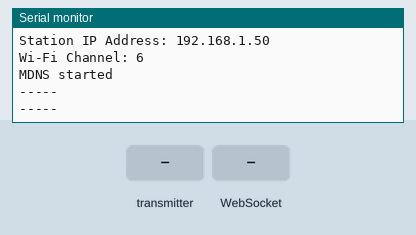
Simulated run of this sketch. Board: ESP32. Shown: the last lines printed to the serial monitor. The inputs (shaded band) are chosen by the test bench. WiFi joins after 1.5 s; servers stay silent unless stated.

Above: at 3.2 s.
3.3 s: the transmitter starts sending msgType = 0
At 3.62 s:
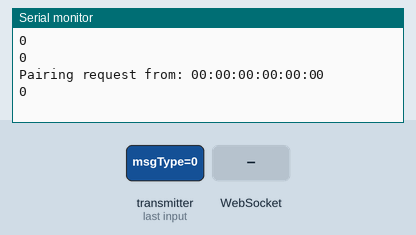
4.8 s: the transmitter starts sending id = 64
At 5.12 s:
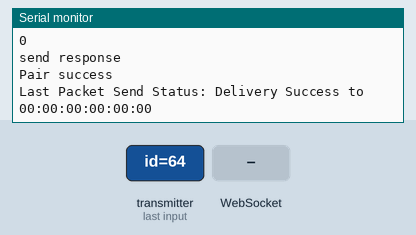
6.3 s: WebSocket text "1" received
7.8 s: the transmitter starts sending id = 128
Timing chart, 0 to 10.3 s (numbered marks = the images above; inputs shaded):
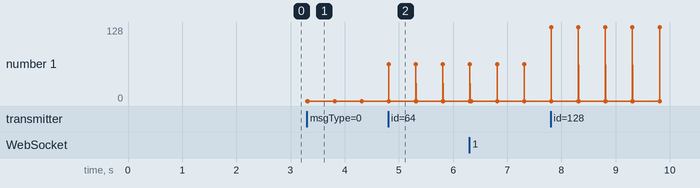

Measured:
- after the input at 3.3 s, the serial monitor: prints a new line at once (image 1)
- after the input at 4.8 s, the serial monitor: prints a new line at once (image 2)

The sketch:

esp32_espnow_webserver.ino
```cpp
// (licence header left out)
/*
  JC Servaye
  Complete project details at https://github.com/Servayejc/esp_now_web_server/
  Added websocket access
  Added auto pairing
  Allow bidirectionnal communication with peers

  ESP32 in WIFI_AP_STA mode respond whith his WiFi.macAddress but it uses WiFi.softAPmacAddress to receive from ESP8266 peer.
  Example :
      1.- The peer send a message to the server with address ff:ff:ff:ff:ff:ff

      2.- The server receive the message and the address of the peer.
      3.- The server add the address of the peer to his peer list.
      4.- The server reply to the peer whith the received address.

      5.- The peer receive the message and the WiFi.macAddress of the server.
      6.- The peer add the received address of the server to his peer list.
      7.- The peer try to send a message to the server address but it fail to transmit !!!

      8.- The peer add the WiFi.softAPmacAddress of the server to his peer list.
      9.- The peer send a message to the server WiFi.softAPmacAddress...
      10.- The server receive the message from the peer!

  Don't trust the macAddress in the OnDataRecv(...) callback if the message is received
  from an ESP in WIFI_AP_STA mode.

  WiFi.softAPmacAddress is created from WiFi.macAddress by adding 1 to the last byte:
  https://docs.espressif.com/projects/esp-idf/en/v3.1.7/api-reference/system/base_mac_address.html

*/

#include <esp_now.h>
#include <WiFi.h>
#include "ESPAsyncWebServer.h"
#include "AsyncTCP.h"
#include <ArduinoJson.h>
#include <ESPmDNS.h>

int send = 0;
int led = 0;

uint8_t broadcastAddress[] =  {0xFF,0xFF,0xFF,0xFF,0xFF,0xFF};

// Replace with your network credentials (STATION)
const char* ssid = "-MobHot-";
const char* password = "pisanggoreng";

esp_now_peer_info_t slave;
int chan = 11;  //

enum MessageType {PAIRING, DATA,};
MessageType messageType;

// Structure example to receive data
// Must match the sender structure
typedef struct struct_message {
  uint8_t msgType;
  uint8_t id;
  float temp;
  float hum;
  unsigned int readingId;
} struct_message;

typedef struct struct_pairing {       // new structure for pairing
    uint8_t msgType;
    uint8_t id;
    uint8_t macAddr[6];
    uint8_t channel;
} struct_pairing;

struct_message incomingReadings;
struct_message outgoingSetpoints;
struct_pairing pairingData;

AsyncWebServer server(80);
AsyncEventSource events("/events");
AsyncWebSocket ws("/ws");

const char index_html[] PROGMEM = R"rawliteral(
<!DOCTYPE HTML><html>
<head>
  <title>ESP-NOW DASHBOARD</title>
  <meta name="viewport" content="width=device-width, initial-scale=1">
  <link rel="stylesheet" href="https://use.fontawesome.com/releases/v5.7.2/css/all.css" integrity="sha384-fnmOCqbTlWIlj8LyTjo7mOUStjsKC4pOpQbqyi7RrhN7udi9RwhKkMHpvLbHG9Sr" crossorigin="anonymous">
  <link rel="icon" href="data:,">
  <style>
    html {font-family: Arial; display: inline-block; text-align: center;}
    p {  font-size: 1.2rem;}
    body {  margin: 0;}
    .topnav { overflow: hidden; background-color: #2f4468; color: white; font-size: 1.7rem; }
    .content { padding: 20px; }
    .card { background-color: white; box-shadow: 2px 2px 12px 1px rgba(140,140,140,.5); }
    .cards { max-width: 700px; margin: 0 auto; display: grid; grid-gap: 2rem; grid-template-columns: repeat(auto-fit, minmax(300px, 1fr)); }
    .reading { font-size: 2.8rem; }
    .packet { color: #bebebe; }
    .card.temperature { color: #fd7e14; }
    .card.humidity { color: #1b78e2; }
  </style>
</head>
<body>
  <div class="topnav">
    <h3>ESP-NOW DASHBOARD</h3>
  </div>
  <div class="content">
    <div class="cards">
      <div class="card temperature">
        <h4><i class="fas fa-thermometer-half"></i> BOARD #1 - TEMPERATURE</h4><p><span class="reading"><span id="t1"></span> &deg;C</span></p><p class="packet">Reading ID: <span id="rt1"></span></p>
      </div>
      <div class="card humidity">
        <h4><i class="fas fa-tint"></i> BOARD #1 - HUMIDITY</h4><p><span class="reading"><span id="h1"></span> &percnt;</span></p><p class="packet">Reading ID: <span id="rh1"></span></p>
      </div>
      <div class="card temperature">
        <h4><i class="fas fa-thermometer-half"></i> BOARD #2 - TEMPERATURE</h4><p><span class="reading"><span id="t2"></span> &deg;C</span></p><p class="packet">Reading ID: <span id="rt2"></span></p>
      </div>
      <div class="card humidity">
        <h4><i class="fas fa-tint"></i> BOARD #2 - HUMIDITY</h4><p><span class="reading"><span id="h2"></span> &percnt;</span></p><p class="packet">Reading ID: <span id="rh2"></span></p>
      </div>
    </div>
  </div>
<script>
if (!!window.EventSource) {
 var source = new EventSource('/events');

 source.addEventListener('open', function(e) {
  console.log("Events Connected");
 }, false);
 source.addEventListener('error', function(e) {
  if (e.target.readyState != EventSource.OPEN) {
    console.log("Events Disconnected");
  }
 }, false);

 source.addEventListener('message', function(e) {
  console.log("message", e.data);
 }, false);

 source.addEventListener('new_readings', function(e) {
  console.log("new_readings", e.data);
  var obj = JSON.parse(e.data);
  document.getElementById("t"+obj.id).innerHTML = obj.temperature.toFixed(2);
  document.getElementById("h"+obj.id).innerHTML = obj.humidity.toFixed(2);
  document.getElementById("rt"+obj.id).innerHTML = obj.readingId;
  document.getElementById("rh"+obj.id).innerHTML = obj.readingId;
 }, false);
}
</script>
</body>
</html>)rawliteral";

// web socket received setpoints, copy values to a structure
void handleWebSocketMessage(void *arg, uint8_t *data, size_t len, int clientID) {
    AwsFrameInfo *info = (AwsFrameInfo*)arg;
    if (info->final && info->index == 0 && info->len == len && info->opcode == WS_TEXT) {
      data[len] = 0;
      //  parseJson(data, clientID);
      StaticJsonDocument<2000> root;
      auto error  = deserializeJson(root, data);
      outgoingSetpoints.msgType = DATA;
      outgoingSetpoints.id = root["id"];
      outgoingSetpoints.temp = root["temp"];
      outgoingSetpoints.hum = root["hum"];
      outgoingSetpoints.readingId = root["readingId"];

      Serial.println(outgoingSetpoints.id);
      Serial.println(outgoingSetpoints.temp);
      Serial.println(outgoingSetpoints.hum);
      Serial.println(outgoingSetpoints.readingId);
    }
}

void onSocketEvent(AsyncWebSocket *server, AsyncWebSocketClient *client, AwsEventType type,
             void *arg, uint8_t *ws_data, size_t len) {
    Serial.println("event");
  switch (type) {
      case WS_EVT_CONNECT:
        Serial.printf("WebSocket client #%u connected from %s\n", client->id(), client->remoteIP().toString().c_str());
        break;

      case WS_EVT_DISCONNECT:
        Serial.printf("WebSocket client #%u disconnected\n", client->id());
        break;

      case WS_EVT_DATA:
        Serial.printf("[WSc] get text: %s\n", ws_data);
        // transform JSON data received to a structure
        handleWebSocketMessage(arg, ws_data, len, client->id());
        // set a flag to transmit structure
        send = 1;
        break;

      case WS_EVT_PONG:
        break;
      case WS_EVT_ERROR:
        break;
  }
}

void readDataToSend() {
  outgoingSetpoints.msgType = DATA;
  outgoingSetpoints.id = 0;
  outgoingSetpoints.temp = 66;
  outgoingSetpoints.hum = 18;
  outgoingSetpoints.readingId = led++;
}


// ---------------------------- esp_ now -------------------------
void printMAC(const uint8_t * mac_addr){
  char macStr[18];
  snprintf(macStr, sizeof(macStr), "%02x:%02x:%02x:%02x:%02x:%02x",
           mac_addr[0], mac_addr[1], mac_addr[2], mac_addr[3], mac_addr[4], mac_addr[5]);
  Serial.print(macStr);
}

bool addPeer(const uint8_t *peer_addr) {      // add pairing
  memset(&slave, 0, sizeof(slave));
  const esp_now_peer_info_t *peer = &slave;
  memcpy(slave.peer_addr, peer_addr, 6);

  slave.channel = chan; // pick a channel
  slave.encrypt = 0; // no encryption
  // check if the peer exists
  bool exists = esp_now_is_peer_exist(slave.peer_addr);
  if (exists) {
    // Slave already paired.
    Serial.println("Already Paired");
    return true;
  }
  else {
    esp_err_t addStatus = esp_now_add_peer(peer);
    if (addStatus == ESP_OK) {
      // Pair success
      Serial.println("Pair success");
      return true;
    }
    else
    {
      Serial.println("Pair failed");
      return false;
    }
  }
}

// callback when data is sent
void OnDataSent(const uint8_t *mac_addr, esp_now_send_status_t status) {
  Serial.print("Last Packet Send Status: ");
  Serial.print(status == ESP_NOW_SEND_SUCCESS ? "Delivery Success to " : "Delivery Fail to ");
  printMAC(mac_addr);
  Serial.println();
}

void OnDataRecv(const uint8_t * mac_addr, const uint8_t *incomingData, int len) {
  Serial.print(len);
  Serial.print(" bytes of data received from : ");
  printMAC(mac_addr);
  Serial.println();
  StaticJsonDocument<1000> root;
  String payload;
  uint8_t type = incomingData[0];       // first message byte is the type of message
  switch (type) {
  case DATA :                           // the message is data type
    memcpy(&incomingReadings, incomingData, sizeof(incomingReadings));
    // create a JSON document with received data and send it by event to the web page
    root["id"] = incomingReadings.id;
    root["temperature"] = incomingReadings.temp;
    root["humidity"] = incomingReadings.hum;
    root["readingId"] = String(incomingReadings.readingId);
    serializeJson(root, payload);
    Serial.print("event send :");
    serializeJson(root, Serial);
    events.send(payload.c_str(), "new_readings", millis());
    Serial.println();
    break;

  case PAIRING:                            // the message is a pairing request
    memcpy(&pairingData, incomingData, sizeof(pairingData));
    Serial.println(pairingData.msgType);
    Serial.println(pairingData.id);
    Serial.print("Pairing request from: ");
    printMAC(mac_addr);
    Serial.println();
    Serial.println(pairingData.channel);
    if (pairingData.id > 0) {     // do not replay to server itself
      if (pairingData.msgType == PAIRING) {
        pairingData.id = 0;       // 0 is server
        // Server is in AP_STA mode: peers need to send data to server soft AP MAC address
        WiFi.softAPmacAddress(pairingData.macAddr);
        pairingData.channel = chan;
        Serial.println("send response");
        esp_err_t result = esp_now_send(mac_addr, (uint8_t *) &pairingData, sizeof(pairingData));
        addPeer(mac_addr);
      }
    }
    break;
  }
}

void initESP_NOW(){
    // Init ESP-NOW
    if (esp_now_init() != ESP_OK) {
      Serial.println("Error initializing ESP-NOW");
      return;
    }
    esp_now_register_send_cb(OnDataSent);
    esp_now_register_recv_cb(OnDataRecv);
}

void setup() {
  // Initialize Serial Monitor
  Serial.begin(74880);

  Serial.println();
  Serial.print("Server MAC Address:  ");
  Serial.println(WiFi.macAddress());

  // Set the device as a Station and Soft Access Point simultaneously
  WiFi.mode(WIFI_STA);
  // Set device as a Wi-Fi Station
  WiFi.begin(ssid, password);
  while (WiFi.status() != WL_CONNECTED) {
    delay(1000);
    Serial.println("Setting as a Wi-Fi Station..");
  }

  Serial.print("Server SOFT AP MAC Address:  ");
  Serial.println(WiFi.softAPmacAddress());

  chan = WiFi.channel();
  Serial.print("Station IP Address: ");
  Serial.println(WiFi.localIP());
  Serial.print("Wi-Fi Channel: ");
  Serial.println(WiFi.channel());

  initESP_NOW();

  // Start Web server
  server.on("/", HTTP_GET, [](AsyncWebServerRequest *request){
    request->send_P(200, "text/html", index_html);
  });

  // Web sockets
  server.addHandler(&ws);

  // Events
  ws.onEvent(onSocketEvent);
  events.onConnect([](AsyncEventSourceClient *client){
    if(client->lastId()){
      Serial.printf("Client reconnected! Last message ID that it got is: %u\n", client->lastId());
    }
    // send event with message "hello!", id current millis
    // and set reconnect delay to 1 second
    client->send("hello!", NULL, millis(), 10000);
  });
  server.addHandler(&events);

  // start server
  server.begin();

  // Start MDNS (bonjour)
  while(!MDNS.begin("Server")) {
      Serial.println("Starting mDNS...");
      delay(1000);
  }
  Serial.println("MDNS started");
  MDNS.addService("http", "tcp", 80);

  Serial.println("-----");
  WiFi.printDiag(Serial);
  Serial.println("-----");
}

void loop() {
  static unsigned long lastEventTime = millis();
  static const unsigned long EVENT_INTERVAL_MS = 5000;
  if ((millis() - lastEventTime) > EVENT_INTERVAL_MS) {
    events.send("ping",NULL,millis());
    lastEventTime = millis();
    readDataToSend();
    esp_now_send(NULL, (uint8_t *) &outgoingSetpoints, sizeof(outgoingSetpoints));
  }
}
```
